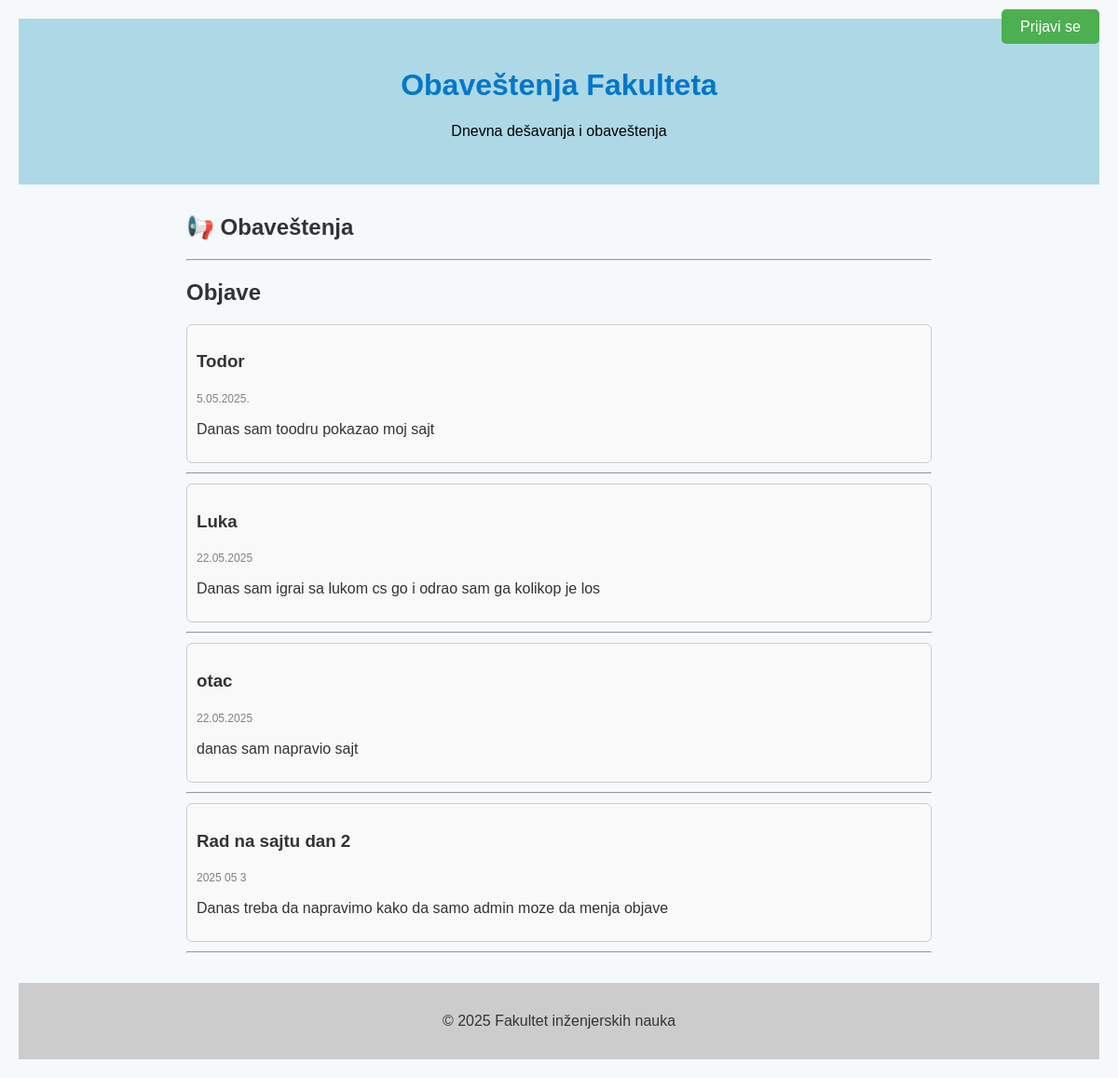
The page / on the database its author committed.
### tables this page shows
CREATE TABLE post (
        id INTEGER PRIMARY KEY AUTOINCREMENT,
        naslov TEXT NOT NULL,
        datum TEXT NOT NULL,
        sadrzaj TEXT NOT NULL
    );

### app.py (the view)
@app.route("/", methods=["GET", "POST"])
def index():
    conn = sqlite3.connect('posts.db')
    c = conn.cursor()
    c.execute("SELECT * FROM post ORDER BY id DESC")  # Objave na vrhu
    posts = c.fetchall()
    conn.close()
    return render_template("index.html", posts=posts)

### templates/index.html (shortened to what this page needs)
<!DOCTYPE html>
<html lang="sr">
<head>
  <link rel="stylesheet" href="{{ url_for('static', filename='style.css') }}">
</head>
<body>
<header>
  <h1>Obaveštenja Fakulteta</h1>
  <p>Dnevna dešavanja i obaveštenja</p>
  <nav>
    {% if 'username' in session %}
    <a href="{{ url_for('logout') }}">Logout ({{ session['username'] }})</a>
    {% else %}
    <a href="{{ url_for('login') }}" class="login-button">Prijavi se</a>
    {% endif %}
  </nav>
</header>
<main>
  <h2>📢 Obaveštenja</h2>
  <hr>
  <h2>Objave</h2>
  {% for post in posts %}
  <div class="post">
    <h3>{{ post[1] }}</h3>
    <small>{{ post[2] }}</small>
    <p>{{ post[3][:150] }}{% if post[3]|length > 150 %}...{% endif %}</p>
  </div>
  <hr>
  {% endfor %}
</main>
<footer>
  <p>&copy; 2025 Fakultet inženjerskih nauka</p>
</footer>
</body>
</html>

### static/style.css (style rules this page uses)
body { font-family: 'Segoe UI', sans-serif; margin: 0; background-color: #f0f4f8; color: #333; }
header { background-color: #add8e6; color: #000; text-align: center; padding: 2rem 0; }
main { max-width: 800px; margin: 2rem auto; padding: 0 1rem; }
footer { text-align: center; padding: 1rem; background-color: #cccccc; color: #333; }
body { font-family: sans-serif; background-color: #f5f9fc; color: #333; padding: 20px; }
h1 { color: #0077cc; }
.post { background-color: #e0eaf1; border-left: 4px solid #0077cc; padding: 15px; margin-bottom: 10px; border-radius: 6px; }
header nav { margin-top: 10px; }
header nav a { color: white; background-color: #007BFF; padding: 6px 12px; text-decoration: none; border-radius: 4px; margin-left: 10px; }
nav { position: absolute; top: 10px; right: 20px; }
.login-button, a { background-color: #4CAF50; color: white; padding: 10px 20px; text-decoration: none; border-radius: 5px; }
.post { border: 1px solid #ccc; padding: 10px; margin: 10px 0; background-color: #f9f9f9; }
.post small { color: gray; font-size: 12px; }

### rows shown on the page
post: naslov "Todor", datum "5.05.2025.", sadrzaj "Danas sam toodru pokazao moj sajt"
post: naslov "Luka", datum "22.05.2025", sadrzaj "Danas sam igrai sa lukom cs go i odrao sam ga kolikop je los"
post: naslov "otac", datum "22.05.2025", sadrzaj "danas sam napravio sajt"
post: naslov "Rad na sajtu dan 2", datum "2025 05 3", sadrzaj "Danas treba da napravimo kako da samo admin moze da menja objave"
